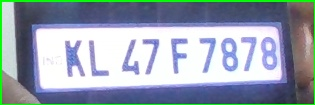
#> input picture saved_plate.jpg, 315 x 105 px
$ python -i main.py   (imports and definitions only)
#> lines starting #> are read from the running program, lines starting #| are printed output that depends on the picture; after the words box and inside, x2 and y2 are one past the last pixel; in counts of white or black regions, pixels touching at a corner belong together
#> further down, picture is the input picture: shape (105, 315, 3); mean B, G, R 174.9, 161.7, 150.2
import cv2
import pytesseract

pytesseract.pytesseract.tesseract_cmd = r'C:\Program Files\Tesseract-OCR\tesseract.exe'
harcascade = "model/indian_license_plate.xml"

def preprocess_image_for_ocr(img):
    gray = cv2.cvtColor(img, cv2.COLOR_BGR2GRAY)
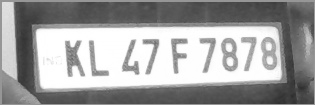
#> gray: shape (105, 315); min 45, max 255, mean 159.7
    blur = cv2.GaussianBlur(gray, (5, 5), 0)
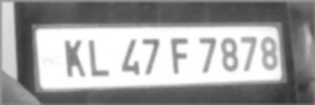
#> blur: shape (105, 315); min 50, max 255, mean 159.5
    thresh = cv2.adaptiveThreshold(blur, 255, cv2.ADAPTIVE_THRESH_GAUSSIAN_C, cv2.THRESH_BINARY, 11, 2)
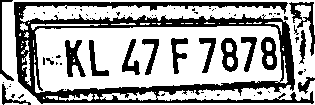
#> thresh: shape (105, 315); 65.2% white; 68 black regions (52 under 20 px), largest, box (x1, y1, x2, y2) and area: (14, 2, 314, 104) 7716, (65, 40, 86, 77) 395, (289, 2, 315, 56) 382
    return thresh

# [49 lines left out: functions extract_text_from_image, main, not called in this run]

# [2 lines not run here, left out]

>>> import cv2
>>> picture = cv2.imread('saved_plate.jpg')
>>> result = preprocess_image_for_ocr(picture)
